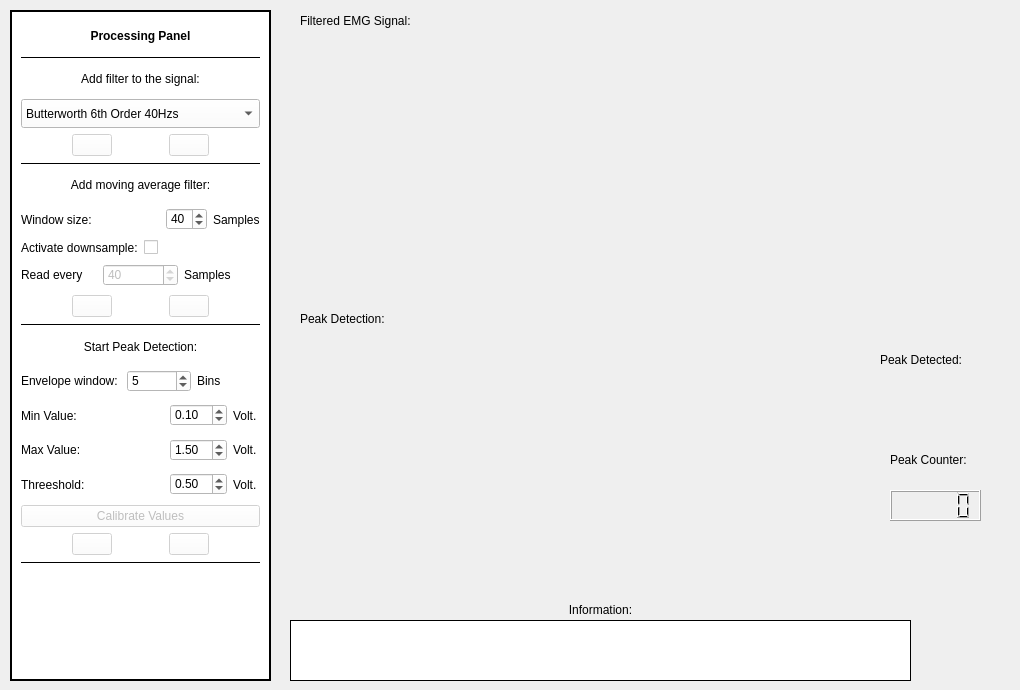
    <widget class="QWidget" name="tabEmgProcessor">
     <attribute name="title">
      <string>EMG Signal Processing</string>
     </attribute>
     <widget class="QWidget" name="verticalLayoutWidget_6">
      <property name="geometry">
       <rect>
        <x>310</x>
        <y>40</y>
        <width>561</width>
        <height>251</height>
       </rect>
      </property>
      <layout class="QVBoxLayout" name="plotLayout_3"/>
     </widget>
     <widget class="QLabel" name="label_21">
      <property name="geometry">
       <rect>
        <x>300</x>
        <y>10</y>
        <width>221</width>
        <height>21</height>
       </rect>
      </property>
      <property name="text">
       <string>Filtered EMG Signal:</string>
      </property>
     </widget>
     <widget class="QLabel" name="resultEmgProcessor">
      <property name="geometry">
       <rect>
        <x>290</x>
        <y>620</y>
        <width>621</width>
        <height>61</height>
       </rect>
      </property>
      <property name="styleSheet">
       <string notr="true">background-color: rgb(255, 255, 255);
</string>
      </property>
      <property name="frameShape">
       <enum>QFrame::Panel</enum>
      </property>
      <property name="text">
       <string/>
      </property>
      <property name="alignment">
       <set>Qt::AlignCenter</set>
      </property>
     </widget>
     <widget class="QWidget" name="verticalLayoutWidget_5">
      <property name="geometry">
       <rect>
        <x>310</x>
        <y>340</y>
        <width>561</width>
        <height>251</height>
       </rect>
      </property>
      <layout class="QVBoxLayout" name="plotLayout_4"/>
     </widget>
     <widget class="QLabel" name="label_30">
      <property name="geometry">
       <rect>
        <x>300</x>
        <y>310</y>
        <width>251</width>
        <height>17</height>
       </rect>
      </property>
      <property name="text">
       <string>Peak Detection:</string>
      </property>
     </widget>
     <widget class="QFrame" name="verticalFrame_3">
      <property name="geometry">
       <rect>
        <x>10</x>
        <y>10</y>
        <width>261</width>
        <height>671</height>
       </rect>
      </property>
      <property name="palette">
       <palette>
        <active>
         <colorrole role="Button">
          <brush brushstyle="SolidPattern">
           <color alpha="255">
            <red>255</red>
            <green>255</green>
            <blue>255</blue>
           </color>
          </brush>
         </colorrole>
         <colorrole role="Base">
          <brush brushstyle="SolidPattern">
           <color alpha="255">
            <red>255</red>
            <green>255</green>
            <blue>255</blue>
           </color>
          </brush>
         </colorrole>
         <colorrole role="Window">
          <brush brushstyle="SolidPattern">
           <color alpha="255">
            <red>255</red>
            <green>255</green>
            <blue>255</blue>
           </color>
          </brush>
         </colorrole>
         <colorrole role="HighlightedText">
          <brush brushstyle="SolidPattern">
           <color alpha="255">
            <red>255</red>
            <green>255</green>
            <blue>255</blue>
           </color>
          </brush>
         </colorrole>
        </active>
        <inactive>
         <colorrole role="Button">
          <brush brushstyle="SolidPattern">
           <color alpha="255">
            <red>255</red>
            <green>255</green>
            <blue>255</blue>
           </color>
          </brush>
         </colorrole>
         <colorrole role="Base">
          <brush brushstyle="SolidPattern">
           <color alpha="255">
            <red>255</red>
            <green>255</green>
            <blue>255</blue>
           </color>
          </brush>
         </colorrole>
         <colorrole role="Window">
          <brush brushstyle="SolidPattern">
           <color alpha="255">
            <red>255</red>
            <green>255</green>
            <blue>255</blue>
           </color>
          </brush>
         </colorrole>
         <colorrole role="HighlightedText">
          <brush brushstyle="SolidPattern">
           <color alpha="255">
            <red>255</red>
            <green>255</green>
            <blue>255</blue>
           </color>
          </brush>
         </colorrole>
        </inactive>
        <disabled>
         <colorrole role="Button">
          <brush brushstyle="SolidPattern">
           <color alpha="255">
            <red>255</red>
            <green>255</green>
            <blue>255</blue>
           </color>
          </brush>
         </colorrole>
         <colorrole role="Base">
          <brush brushstyle="SolidPattern">
           <color alpha="255">
            <red>255</red>
            <green>255</green>
            <blue>255</blue>
           </color>
          </brush>
         </colorrole>
         <colorrole role="Window">
          <brush brushstyle="SolidPattern">
           <color alpha="255">
            <red>255</red>
            <green>255</green>
            <blue>255</blue>
           </color>
          </brush>
         </colorrole>
         <colorrole role="HighlightedText">
          <brush brushstyle="SolidPattern">
           <color alpha="255">
            <red>255</red>
            <green>255</green>
            <blue>255</blue>
           </color>
          </brush>
         </colorrole>
        </disabled>
       </palette>
      </property>
      <property name="styleSheet">
       <string notr="true">background-color: rgb(255, 255, 255);</string>
      </property>
      <property name="frameShape">
       <enum>QFrame::Box</enum>
      </property>
      <property name="lineWidth">
       <number>2</number>
      </property>
      <layout class="QVBoxLayout" name="verticalLayout_3">
       <property name="sizeConstraint">
        <enum>QLayout::SetNoConstraint</enum>
       </property>
       <item>
        <widget class="QLabel" name="label_23">
         <property name="font">
          <font>
           <weight>75</weight>
           <bold>true</bold>
          </font>
         </property>
         <property name="autoFillBackground">
          <bool>false</bool>
         </property>
         <property name="text">
          <string>Processing Panel</string>
         </property>
         <property name="alignment">
          <set>Qt::AlignCenter</set>
         </property>
        </widget>
       </item>
       <item>
        <widget class="Line" name="line_9">
         <property name="frameShadow">
          <enum>QFrame::Plain</enum>
         </property>
         <property name="lineWidth">
          <number>1</number>
         </property>
         <property name="midLineWidth">
          <number>4</number>
         </property>
         <property name="orientation">
          <enum>Qt::Horizontal</enum>
         </property>
        </widget>
       </item>
       <item>
        <widget class="QLabel" name="label_24">
         <property name="text">
          <string>Add filter to the signal:</string>
         </property>
         <property name="alignment">
          <set>Qt::AlignCenter</set>
         </property>
        </widget>
       </item>
       <item>
        <layout class="QHBoxLayout" name="horizontalLayout_19">
         <item>
          <widget class="QComboBox" name="filterList">
           <property name="enabled">
            <bool>true</bool>
           </property>
           <property name="sizePolicy">
            <sizepolicy hsizetype="Maximum" vsizetype="Maximum">
             <horstretch>0</horstretch>
             <verstretch>0</verstretch>
            </sizepolicy>
           </property>
           <property name="minimumSize">
            <size>
             <width>170</width>
             <height>0</height>
            </size>
           </property>
           <property name="maximumSize">
            <size>
             <width>243</width>
             <height>63</height>
            </size>
           </property>
           <property name="styleSheet">
            <string notr="true">selection-background-color: rgb(0, 238, 0);</string>
           </property>
           <item>
            <property name="text">
             <string>Butterworth 6th Order 40Hzs </string>
            </property>
           </item>
           <item>
            <property name="text">
             <string>Butterworth 6th Order 100Hzs </string>
            </property>
           </item>
          </widget>
         </item>
        </layout>
       </item>
       <item>
        <layout class="QHBoxLayout" name="horizontalLayout_7">
         <item>
          <widget class="QPushButton" name="startButterworth">
           <property name="enabled">
            <bool>false</bool>
           </property>
           <property name="sizePolicy">
            <sizepolicy hsizetype="Maximum" vsizetype="Fixed">
             <horstretch>0</horstretch>
             <verstretch>0</verstretch>
            </sizepolicy>
           </property>
           <property name="text">
            <string/>
           </property>
           <property name="icon">
            <iconset>
             <normaloff>icons/start-icon.png</normaloff>icons/start-icon.png</iconset>
           </property>
          </widget>
         </item>
         <item>
          <widget class="QPushButton" name="stopButterworth">
           <property name="enabled">
            <bool>false</bool>
           </property>
           <property name="sizePolicy">
            <sizepolicy hsizetype="Maximum" vsizetype="Fixed">
             <horstretch>0</horstretch>
             <verstretch>0</verstretch>
            </sizepolicy>
           </property>
           <property name="text">
            <string/>
           </property>
           <property name="icon">
            <iconset>
             <normaloff>icons/stop-icon.png</normaloff>icons/stop-icon.png</iconset>
           </property>
          </widget>
         </item>
        </layout>
       </item>
       <item>
        <widget class="Line" name="line_10">
         <property name="frameShadow">
          <enum>QFrame::Plain</enum>
         </property>
         <property name="orientation">
          <enum>Qt::Horizontal</enum>
         </property>
        </widget>
       </item>
       <item>
        <widget class="QLabel" name="label_25">
         <property name="text">
          <string>Add moving average filter:</string>
         </property>
         <property name="alignment">
          <set>Qt::AlignCenter</set>
         </property>
        </widget>
       </item>
       <item>
        <layout class="QHBoxLayout" name="horizontalLayout_8">
         <item>
          <widget class="QLabel" name="label_11">
           <property name="text">
            <string>Window size:</string>
           </property>
          </widget>
         </item>
         <item>
          <spacer name="horizontalSpacer_5">
           <property name="orientation">
            <enum>Qt::Horizontal</enum>
           </property>
           <property name="sizeHint" stdset="0">
            <size>
             <width>40</width>
             <height>20</height>
            </size>
           </property>
          </spacer>
         </item>
         <item>
          <widget class="QSpinBox" name="windowSize">
           <property name="value">
            <number>40</number>
           </property>
          </widget>
         </item>
         <item>
          <widget class="QLabel" name="label_14">
           <property name="text">
            <string>Samples</string>
           </property>
          </widget>
         </item>
        </layout>
       </item>
       <item>
        <layout class="QHBoxLayout" name="horizontalLayout_15">
         <item>
          <widget class="QLabel" name="label_31">
           <property name="text">
            <string>Activate downsample:</string>
           </property>
          </widget>
         </item>
         <item>
          <widget class="QCheckBox" name="activateDownsample">
           <property name="text">
            <string/>
           </property>
          </widget>
         </item>
        </layout>
       </item>
       <item>
        <layout class="QHBoxLayout" name="horizontalLayout_16">
         <item>
          <widget class="QLabel" name="label_32">
           <property name="text">
            <string>Read every </string>
           </property>
          </widget>
         </item>
         <item>
          <widget class="QSpinBox" name="downsampleWindow">
           <property name="enabled">
            <bool>false</bool>
           </property>
           <property name="value">
            <number>40</number>
           </property>
          </widget>
         </item>
         <item>
          <widget class="QLabel" name="label_33">
           <property name="text">
            <string>Samples</string>
           </property>
          </widget>
         </item>
        </layout>
       </item>
       <item>
        <layout class="QHBoxLayout" name="horizontalLayout_9">
         <item>
          <widget class="QPushButton" name="startAverage">
           <property name="enabled">
            <bool>false</bool>
           </property>
           <property name="sizePolicy">
            <sizepolicy hsizetype="Maximum" vsizetype="Fixed">
             <horstretch>0</horstretch>
             <verstretch>0</verstretch>
            </sizepolicy>
           </property>
           <property name="text">
            <string/>
           </property>
           <property name="icon">
            <iconset>
             <normaloff>icons/start-icon.png</normaloff>icons/start-icon.png</iconset>
           </property>
          </widget>
         </item>
         <item>
          <widget class="QPushButton" name="stopAverage">
           <property name="enabled">
            <bool>false</bool>
           </property>
           <property name="sizePolicy">
            <sizepolicy hsizetype="Maximum" vsizetype="Fixed">
             <horstretch>0</horstretch>
             <verstretch>0</verstretch>
            </sizepolicy>
           </property>
           <property name="text">
            <string/>
           </property>
           <property name="icon">
            <iconset>
             <normaloff>icons/stop-icon.png</normaloff>icons/stop-icon.png</iconset>
           </property>
          </widget>
         </item>
        </layout>
       </item>
       <item>
        <widget class="Line" name="line_11">
         <property name="frameShadow">
          <enum>QFrame::Plain</enum>
         </property>
         <property name="orientation">
          <enum>Qt::Horizontal</enum>
         </property>
        </widget>
       </item>
       <item>
        <widget class="QLabel" name="label_26">
         <property name="text">
          <string>Start Peak Detection:</string>
         </property>
         <property name="alignment">
          <set>Qt::AlignCenter</set>
         </property>
        </widget>
       </item>
       <item>
        <layout class="QHBoxLayout" name="horizontalLayout_14">
         <item>
          <widget class="QLabel" name="label_20">
           <property name="text">
            <string>Envelope window: </string>
           </property>
          </widget>
         </item>
         <item>
          <widget class="QSpinBox" name="envelopeWindow">
           <property name="value">
            <number>5</number>
           </property>
          </widget>
         </item>
         <item>
          <widget class="QLabel" name="label_27">
           <property name="text">
            <string>Bins</string>
           </property>
          </widget>
         </item>
        </layout>
       </item>
       <item>
        <layout class="QHBoxLayout" name="horizontalLayout_12">
         <item>
          <widget class="QLabel" name="label_16">
           <property name="text">
            <string>Min Value:</string>
           </property>
          </widget>
         </item>
         <item>
          <spacer name="horizontalSpacer_6">
           <property name="orientation">
            <enum>Qt::Horizontal</enum>
           </property>
           <property name="sizeHint" stdset="0">
            <size>
             <width>40</width>
             <height>20</height>
            </size>
           </property>
          </spacer>
         </item>
         <item>
          <widget class="QDoubleSpinBox" name="minValue">
           <property name="value">
            <double>0.100000000000000</double>
           </property>
          </widget>
         </item>
         <item>
          <widget class="QLabel" name="label_17">
           <property name="text">
            <string>Volt. </string>
           </property>
          </widget>
         </item>
        </layout>
       </item>
       <item>
        <layout class="QHBoxLayout" name="horizontalLayout_13">
         <item>
          <widget class="QLabel" name="label_18">
           <property name="text">
            <string>Max Value:  </string>
           </property>
          </widget>
         </item>
         <item>
          <spacer name="horizontalSpacer_8">
           <property name="orientation">
            <enum>Qt::Horizontal</enum>
           </property>
           <property name="sizeHint" stdset="0">
            <size>
             <width>40</width>
             <height>20</height>
            </size>
           </property>
          </spacer>
         </item>
         <item>
          <widget class="QDoubleSpinBox" name="maxValue">
           <property name="value">
            <double>1.500000000000000</double>
           </property>
          </widget>
         </item>
         <item>
          <widget class="QLabel" name="label_19">
           <property name="text">
            <string>Volt. </string>
           </property>
          </widget>
         </item>
        </layout>
       </item>
       <item>
        <layout class="QHBoxLayout" name="horizontalLayout_10">
         <item>
          <widget class="QLabel" name="label_12">
           <property name="text">
            <string>Threeshold:</string>
           </property>
          </widget>
         </item>
         <item>
          <spacer name="horizontalSpacer_3">
           <property name="orientation">
            <enum>Qt::Horizontal</enum>
           </property>
           <property name="sizeHint" stdset="0">
            <size>
             <width>40</width>
             <height>20</height>
            </size>
           </property>
          </spacer>
         </item>
         <item>
          <widget class="QDoubleSpinBox" name="treeshold">
           <property name="value">
            <double>0.500000000000000</double>
           </property>
          </widget>
         </item>
         <item>
          <widget class="QLabel" name="label_15">
           <property name="text">
            <string>Volt. </string>
           </property>
          </widget>
         </item>
        </layout>
       </item>
       <item>
        <widget class="QPushButton" name="pushButton">
         <property name="enabled">
          <bool>false</bool>
         </property>
         <property name="text">
          <string>Calibrate Values</string>
         </property>
        </widget>
       </item>
       <item>
        <layout class="QHBoxLayout" name="horizontalLayout_11">
         <item>
          <widget class="QPushButton" name="startDetection">
           <property name="enabled">
            <bool>false</bool>
           </property>
           <property name="sizePolicy">
            <sizepolicy hsizetype="Maximum" vsizetype="Fixed">
             <horstretch>0</horstretch>
             <verstretch>0</verstretch>
            </sizepolicy>
           </property>
           <property name="text">
            <string/>
           </property>
           <property name="icon">
            <iconset>
             <normaloff>icons/start-icon.png</normaloff>icons/start-icon.png</iconset>
           </property>
          </widget>
         </item>
         <item>
          <widget class="QPushButton" name="stopDetection">
           <property name="enabled">
            <bool>false</bool>
           </property>
           <property name="sizePolicy">
            <sizepolicy hsizetype="Maximum" vsizetype="Fixed">
             <horstretch>0</horstretch>
             <verstretch>0</verstretch>
            </sizepolicy>
           </property>
           <property name="text">
            <string/>
           </property>
           <property name="icon">
            <iconset>
             <normaloff>icons/stop-icon.png</normaloff>icons/stop-icon.png</iconset>
           </property>
          </widget>
         </item>
        </layout>
       </item>
       <item>
        <widget class="Line" name="line_12">
         <property name="frameShadow">
          <enum>QFrame::Plain</enum>
         </property>
         <property name="orientation">
          <enum>Qt::Horizontal</enum>
         </property>
        </widget>
       </item>
       <item>
        <widget class="QLabel" name="label_29">
         <property name="sizePolicy">
          <sizepolicy hsizetype="Ignored" vsizetype="MinimumExpanding">
           <horstretch>0</horstretch>
           <verstretch>1</verstretch>
          </sizepolicy>
         </property>
         <property name="maximumSize">
          <size>
           <width>16777215</width>
           <height>100</height>
          </size>
         </property>
         <property name="lineWidth">
          <number>1</number>
         </property>
         <property name="midLineWidth">
          <number>0</number>
         </property>
         <property name="text">
          <string/>
         </property>
         <property name="textFormat">
          <enum>Qt::PlainText</enum>
         </property>
         <property name="pixmap">
          <pixmap>icons/robolab.png</pixmap>
         </property>
         <property name="scaledContents">
          <bool>true</bool>
         </property>
         <property name="alignment">
          <set>Qt::AlignLeading|Qt::AlignLeft|Qt::AlignVCenter</set>
         </property>
         <property name="wordWrap">
          <bool>true</bool>
         </property>
        </widget>
       </item>
      </layout>
     </widget>
     <widget class="QLabel" name="label_22">
      <property name="geometry">
       <rect>
        <x>290</x>
        <y>600</y>
        <width>621</width>
        <height>20</height>
       </rect>
      </property>
      <property name="text">
       <string>Information:</string>
      </property>
      <property name="alignment">
       <set>Qt::AlignCenter</set>
      </property>
     </widget>
     <widget class="QLabel" name="label_13">
      <property name="geometry">
       <rect>
        <x>880</x>
        <y>350</y>
        <width>121</width>
        <height>20</height>
       </rect>
      </property>
      <property name="text">
       <string>Peak Detected:</string>
      </property>
     </widget>
     <widget class="QLabel" name="peakDetected">
      <property name="geometry">
       <rect>
        <x>920</x>
        <y>390</y>
        <width>41</width>
        <height>41</height>
       </rect>
      </property>
      <property name="sizePolicy">
       <sizepolicy hsizetype="Ignored" vsizetype="MinimumExpanding">
        <horstretch>0</horstretch>
        <verstretch>1</verstretch>
       </sizepolicy>
      </property>
      <property name="maximumSize">
       <size>
        <width>16777215</width>
        <height>100</height>
       </size>
      </property>
      <property name="lineWidth">
       <number>1</number>
      </property>
      <property name="midLineWidth">
       <number>0</number>
      </property>
      <property name="text">
       <string/>
      </property>
      <property name="textFormat">
       <enum>Qt::PlainText</enum>
      </property>
      <property name="pixmap">
       <pixmap>icons/green-led-off.png</pixmap>
      </property>
      <property name="scaledContents">
       <bool>true</bool>
      </property>
      <property name="alignment">
       <set>Qt::AlignLeading|Qt::AlignLeft|Qt::AlignVCenter</set>
      </property>
      <property name="wordWrap">
       <bool>true</bool>
      </property>
     </widget>
     <widget class="QLCDNumber" name="peakCounter">
      <property name="enabled">
       <bool>true</bool>
      </property>
      <property name="geometry">
       <rect>
        <x>890</x>
        <y>490</y>
        <width>91</width>
        <height>31</height>
       </rect>
      </property>
     </widget>
     <widget class="QLabel" name="label_28">
      <property name="geometry">
       <rect>
        <x>890</x>
        <y>450</y>
        <width>121</width>
        <height>20</height>
       </rect>
      </property>
      <property name="text">
       <string>Peak Counter:</string>
      </property>
     </widget>
    </widget>
